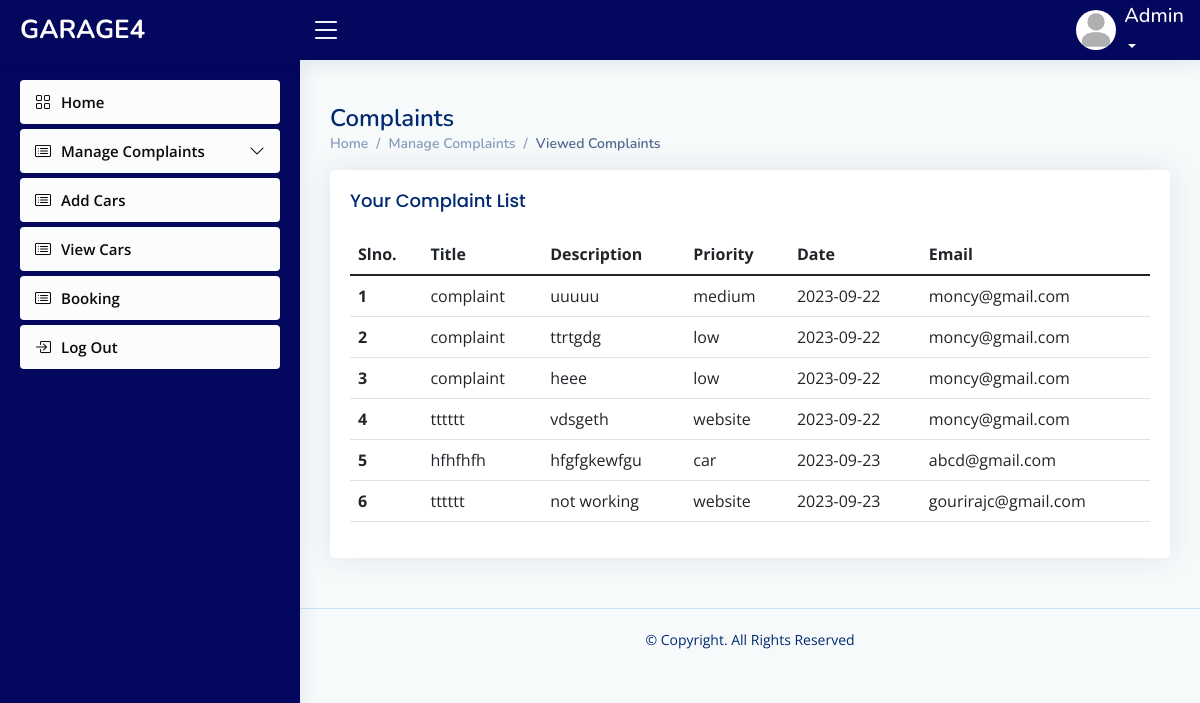
Page /admin/viewedcomplaint.php on the earlier database version.
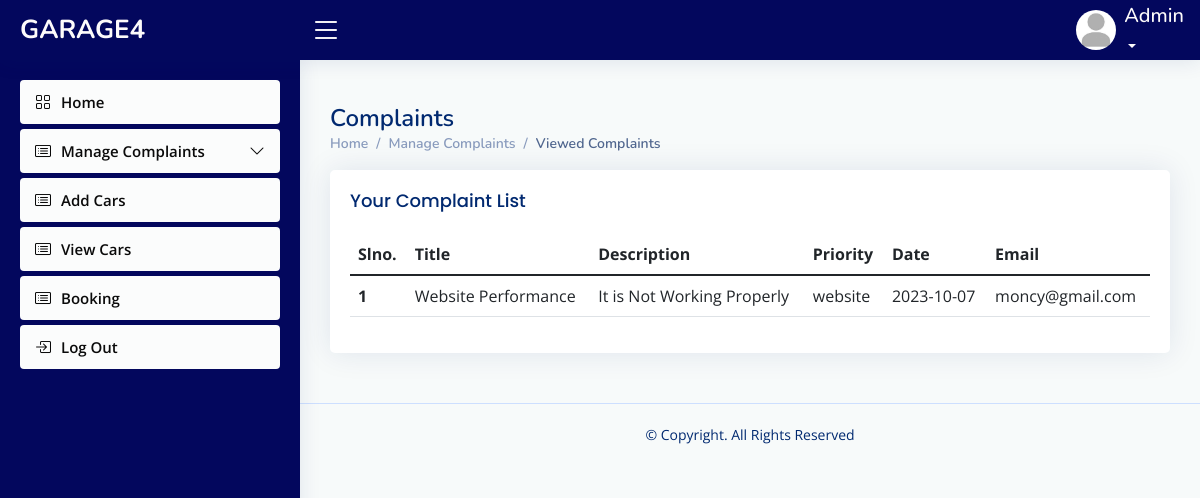
Same page on the later database version.
### tables this page shows
CREATE TABLE `complaint` (
  `complaint_id` int(30) NOT NULL,
  `title` varchar(40) NOT NULL,
  `description` varchar(200) NOT NULL,
  `type` varchar(10) NOT NULL,
  `date` date NOT NULL,
  `email_id` varchar(50) NOT NULL,
  `reply` varchar(10) NOT NULL,
  `message` varchar(60) NOT NULL
);

### connect.php (called while the page is built, shortened)
<?php
$dbname="garage4";
$conn=mysqli_connect("localhost","root","",$dbname);
function select_data($sql)
{
  global $conn;
  $res = mysqli_query($conn, $sql);
  if ($res)
    return $res;
  else
    return False;
}
?>

### admin/viewedcomplaint.php (the view, shortened to what this page needs)
<?php
include("header.php");
?>
  <main id="main" class="main">
    <div class="pagetitle">
      <h1>Complaints</h1>
      <nav>
        <ol class="breadcrumb">
        <li class="breadcrumb-item"><a href="activeuser.php">Home</a></li>
          <li class="breadcrumb-item">Manage Complaints</a></li>
          <li class="breadcrumb-item active">Viewed Complaints</li>
        </ol>
      </nav>
    </div>
    <div class="card">
          <div class="card-body">
            <h5 class="card-title">
            Your Complaint List
            </h5>
    <section class="section dashboard">
      <div class="row">
      <section class="section">
      <div class="row">
        <div class="col-lg-12">
              <table class="table datatable">
                <thead>
                  <tr>
                    <th scope="col">Slno.</th>
                    <th scope="col">Title</th>
                    <th scope="col">Description</th>
                    <th scope="col">Priority</th>
                    <th scope="col">Date</th>
                    <th scope="col">Email</th>
                  </tr>
                </thead>
                <tbody>
                <?php
               $sql = "SELECT * FROM complaint where  reply='1' ";
                $data=select_data($sql);
                $n=1;
                while ($row = mysqli_fetch_assoc($data)) {
                  ?>
                  <tr>
                  <th scope='row'><?php echo $n++; ?></th>
                 <td><?php echo  $row['title'] ?></td>
                 <td> <?php echo $row['description'] ?></td>
                 <td><?php echo $row['type'] ?></td>
                 <td><?php echo $row['date']?></td>
                 <td> <?php echo $row['email_id']  ?></td>
                  <?php
                  }
                  ?>
                </tbody>
              </table>
            </div>
          </div>
        </div>
      </div>
  </main>

Differences in the rows shown:
removed complaint: title "complaint", description "uuuuu", type "medium", date "2023-09-22", email "moncy@gmail.com"
removed complaint: title "complaint", description "ttrtgdg", type "low", date "2023-09-22", email "moncy@gmail.com"
removed complaint: title "complaint", description "heee", type "low", date "2023-09-22", email "moncy@gmail.com"
removed complaint: title "tttttt", description "vdsgeth", type "website", date "2023-09-22", email "moncy@gmail.com"
removed complaint: title "hfhfhfh", description "hfgfgkewfgu", type "car", date "2023-09-23", email "abcd@gmail.com"
removed complaint: title "tttttt", description "not working", type "website", date "2023-09-23", email "gourirajc@gmail.com"
added complaint: title "Website Performance", description "It is Not Working Properly", type "website", date "2023-10-07", email "moncy@gmail.com"
